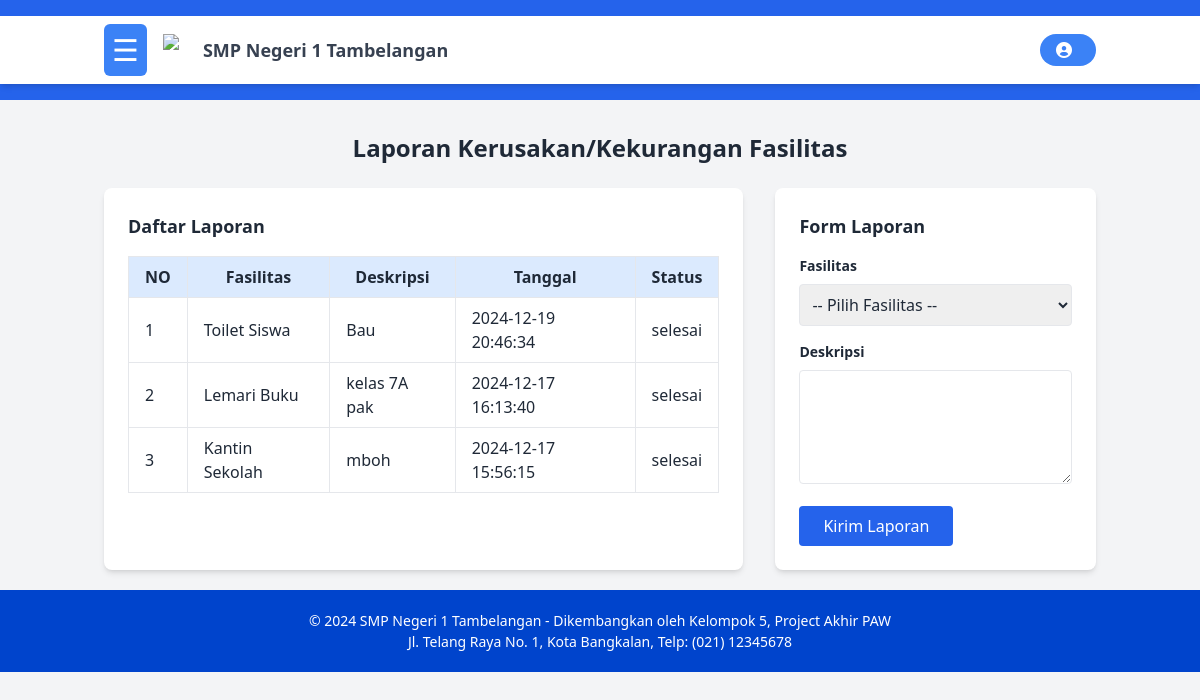
/dashboard/guru/Laporan.php, run on the app's committed database.
### tables this page shows
CREATE TABLE `laporan_kerusakan` (
  `id_laporan` int NOT NULL,
  `deskripsi` text NOT NULL,
  `status` varchar(50) DEFAULT 'Belum Ditangani',
  `tanggal_laporan` datetime DEFAULT CURRENT_TIMESTAMP,
  `fasilitas_id` int NOT NULL
);

CREATE TABLE `fasilitas` (
  `id` int NOT NULL,
  `nama` varchar(100) NOT NULL
);

### dashboard/guru/Laporan.php (the view, shortened to what this page needs)
<?php
include "../../koneksi.php";
function getLaporanFasilitas() {
    global $conn;
    $query = "SELECT l.*, f.nama AS nama_fasilitas
              FROM laporan_kerusakan AS l
              JOIN fasilitas AS f ON l.fasilitas_id = f.id
              ORDER BY l.tanggal_laporan DESC";
    return mysqli_query($conn, $query);
}
?>
<!DOCTYPE html>
<html lang="en">
<head>
  <script src="https://cdn.tailwindcss.com"></script>
</head>
<body class="bg-gray-100 text-gray-800">
  <header id="header" class="bg-blue-600 text-white py-4">
    <?php include '../../layout/header.php'; ?>
  </header>
  <div id="mainContent" class="container mx-auto mt-8 px-4">
    <h2 class="text-2xl font-bold text-center mb-6">Laporan Kerusakan/Kekurangan Fasilitas</h2>
    <div class="flex space-x-8">
      <div class="w-2/3 bg-white shadow-md rounded-lg p-6">
        <h3 class="text-lg font-semibold mb-4">Daftar Laporan</h3>
        <table class="table-auto w-full border-collapse border border-gray-300">
          <thead>
            <tr>
              <th class="px-4 py-2 border bg-blue-100">NO</th>
              <th class="px-4 py-2 border bg-blue-100">Fasilitas</th>
              <th class="px-4 py-2 border bg-blue-100">Deskripsi</th>
              <th class="px-4 py-2 border bg-blue-100">Tanggal</th>
              <th class="px-4 py-2 border bg-blue-100">Status</th>
            </tr>
          </thead>
          <tbody>
            <?php
            $laporan = getLaporanFasilitas();
            if (mysqli_num_rows($laporan) > 0) {
                $no = 1;
                while ($row = mysqli_fetch_assoc($laporan)) {
                    echo "<tr>";
                    echo "<td class='px-4 py-2 border'>" . $no++ . "</td>";
                    echo "<td class='px-4 py-2 border'>" . $row['nama_fasilitas'] . "</td>";
                    echo "<td class='px-4 py-2 border'>" . $row['deskripsi'] . "</td>";
                    echo "<td class='px-4 py-2 border'>" . $row['tanggal_laporan'] . "</td>";
                    echo "<td class='px-4 py-2 border'>" . $row['status'] . "</td>";
                    echo "</tr>";
                }
            } else {
                echo "<tr><td colspan='5' class='text-center text-gray-500 py-4'>Belum ada laporan tersedia.</td></tr>";
            }
            ?>
          </tbody>
        </table>
      </div>
      <div class="w-1/3 bg-white shadow-md rounded-lg p-6">
        <h3 class="text-lg font-semibold mb-4">Form Laporan</h3>
        <form action="simpan_laporan.php" method="POST">
          <div class="mb-4">
            <label for="fasilitas" class="block text-sm font-semibold mb-2">Fasilitas</label>
            <select id="fasilitas" name="fasilitas_id" class="w-full p-2 border rounded" required>
              <option value="" disabled selected>-- Pilih Fasilitas --</option>
            </select>
          </div>
          <div class="mb-4">
            <label for="deskripsi" class="block text-sm font-semibold mb-2">Deskripsi</label>
            <textarea id="deskripsi" name="deskripsi" rows="4" class="w-full p-2 border rounded" required></textarea>
          </div>
          <button type="submit" class="bg-blue-600 text-white px-6 py-2 rounded hover:bg-blue-700">Kirim Laporan</button>
        </form>
      </div>
    </div>
  </div>
  <?php include "../../layout/footer.php"; ?>
</body>
</html>

### data on the page
laporan_kerusakan: fasilitas.nama "Toilet Siswa", deskripsi "Bau", tanggal_laporan "2024-12-19 20:46:34", status "selesai"
laporan_kerusakan: fasilitas.nama "Lemari Buku", deskripsi "kelas 7A pak", tanggal_laporan "2024-12-17 16:13:40", status "selesai"
laporan_kerusakan: fasilitas.nama "Kantin Sekolah", deskripsi "mboh", tanggal_laporan "2024-12-17 15:56:15", status "selesai"
